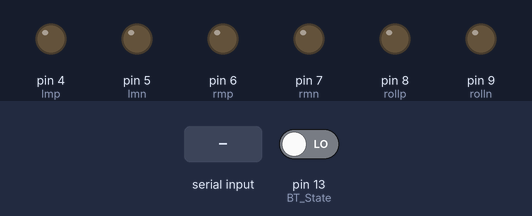
This sketch was run on a simulated Arduino Uno, built with avr-gcc and run on an emulated ATmega328P. Shown: output pins drawn as LEDs (lit = HIGH). Inputs (shaded band) come from the test bench; at power-on: pin 13 (BT_State) LOW. What the sketch prints to the serial monitor is not drawn.

Above: at 1.2 s.
1.3 s: "90,45\n" received over Serial
2.8 s: "30,150\n" received over Serial
Timing chart, 0 to 5.8 s (numbered marks = the images above; inputs shaded):
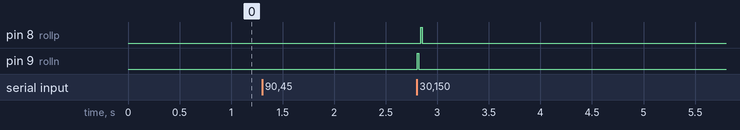

Measured:
- after the input at 2.8 s, pin 8 (rollp): LOW → HIGH at once, → LOW 0.01 s later; pin 9 (rolln): LOW → HIGH at once, → LOW 0.02 s later

The sketch:

Rocker_Bogie_SVP.ino
```cpp
#include <Servo.h>

//#include <VirtualWire.h>
//#include<Servo.h>

#define lmp 4 //White
#define lmn 5 //Black
#define rmp 6 //Blue
#define rmn 7 //Red
#define Servopin 11 //header
#define rollp 8 //Pan motor
#define rolln 9
#define RF 12
#define BT_State 13

Servo pitch;

int State = 0; //Bluetooth state
int data = 0;  //Bluetooth Data

//Global variables
int Tilt_angle =30;
int Min_tilt = 10;
int Max_tilt = 60;

void setup() {
  // put your setup code here, to run once:
  Serial.begin(9600);

  //Motors
  pinMode(lmn,OUTPUT);
  pinMode(lmp,OUTPUT);
  pinMode(rmn,OUTPUT);
  pinMode(rmp,OUTPUT);

  pinMode(rollp,OUTPUT);
  pinMode(rolln,OUTPUT);

  pinMode(RF,INPUT);
  pinMode(BT_State,INPUT);

  //pitch.attach(Servopin);

  //RF Setup
 /* vw_set_ptt_inverted(true); // Required for DR3100
  vw_set_rx_pin(12);
  vw_setup(4000); // Bits per sec
  vw_rx_start(); */
}

void loop() {
  // put your main code here, to run repeatedly:
  State = digitalRead(BT_State);
  //Serial.print("                                                  ");
  //Serial.print(State);


//RF part

/*while(!State)  //If no blutooth found operate via RF remote
 {

  State = digitalRead(BT_State);
  //Serial.println("Bluetooth  Disconnected");
  //Serial.println("RF MODE");

   uint8_t buf[VW_MAX_MESSAGE_LEN];
   uint8_t buflen = VW_MAX_MESSAGE_LEN;

   if (vw_get_message(buf, &buflen)) // Non-blocking
  {

     buf[0]=buf[0]-48; //Converts from ASCII to Number

    // Serial.println("If Loop");
     /*Serial.print("       |         ");
     Serial.print(buflen);
     Serial.print("                ");
     Serial.print(buf[0]);
     Serial.print("                ");
     Serial.print(buf[1]);
     Serial.print("               ");
     Serial.println(buf[3]);
     */

     //Decisions
   /*   if(buf[0]==0)
  {
  Serial.println("backward");
  backward();
  }

  else if(buf[0]==1)
  {
  Serial.println("forward");
  forward();
  }

  else if(buf[0]==3)
  {
  Serial.println("left");
  left();
  }

  else if(buf[0]==2)
  {
  Serial.println("right");
  right();
  }

  else if(buf[0]==5)
  {
  Serial.println("tilt up");
  tiltup();
  }

  else if(buf[0]==4)
  {
  Serial.println("tilt down");
  tiltdown();
  }

  else if(buf[0]==6)
  {
  Serial.println("pan right");
  panright();
  }

  else if(buf[0]==7)
  {
  Serial.println("pan left");
  panleft();
  }

  delay(30);


  }

 stops();
 stoppan();
// delay(25);
 //Serial.println("Halted");

} //End of RF while


   //Bluetooth part


  //Bluetooth connected and switch to bluetooth mode
  while(State)
  {*/
  if(Serial.available())
  {
     data = Serial.read();
     data = data - 48; //Converts ASCII to Number
  }
 // Serial.print("Data");
     Serial.println(data);
    if(data == 1)
    {
      panleft();
      Serial.println("Panning Left");
    }
    if(data == 3)
    {
      panright();
      Serial.println("Panning Right");
    }

    if(data == 7)
    {
      tiltdown();
      Serial.println("Tilting Down");
    }

    if(data == 9)
    {
      tiltup();
      Serial.println("Tilting Up");
    }

    if(data == 2){
    forward();
    Serial.println("Forward");
    }

   else if(data == 4){
    left();
    Serial.println("Left");
    }

    else if(data == 6){
    right();
    Serial.println("Right");
    }

    else if(data == 8){
    backward();
    Serial.println("backward");
    }

    else if(data == 0){
   stops();
   Serial.println("Stopped");
    }

else
stops();

//data = 0;
    stops();
    stoppan();
   // delay(25);
    //Serial.println("Halted");

  }


void forward()
{
  digitalWrite(rmn,HIGH);
  digitalWrite(rmp,LOW);
  digitalWrite(lmn,HIGH);
  digitalWrite(lmp,LOW);
}

void backward()
{
  digitalWrite(rmn,LOW);
  digitalWrite(rmp,HIGH);
  digitalWrite(lmn,LOW);
  digitalWrite(lmp,HIGH);
}

void sharpleft()
{
  digitalWrite(rmn,LOW);
  digitalWrite(rmp,HIGH);
  digitalWrite(lmn,HIGH);
  digitalWrite(lmp,LOW);
}

void sharpright()
{
  digitalWrite(rmn,HIGH);
  digitalWrite(rmp,LOW);
  digitalWrite(lmn,LOW);
  digitalWrite(lmp,HIGH);
}

void left()
{
  digitalWrite(rmn,HIGH);
  digitalWrite(rmp,LOW);
  digitalWrite(lmn,LOW);
  digitalWrite(lmp,HIGH);
}

void right()
{
  digitalWrite(rmn,LOW);
  digitalWrite(rmp,HIGH);
  digitalWrite(lmn,HIGH);
  digitalWrite(lmp,LOW);
}

void stops()
{
  digitalWrite(rmn,LOW);
  digitalWrite(rmp,LOW);
  digitalWrite(lmn,LOW);
  digitalWrite(lmp,LOW);
}


void panleft()
{
  digitalWrite(rollp,HIGH);
  digitalWrite(rolln,LOW);
}

void panright()
{
  digitalWrite(rollp,LOW);
  digitalWrite(rolln,HIGH);
}

void stoppan()
{
  digitalWrite(rollp,LOW);
  digitalWrite(rolln,LOW);
}

void tiltdown()
{
 Tilt_angle = Tilt_angle - 1;
 Serial.println("Tilt decreased");
 if(Tilt_angle < Min_tilt)
 {
 Tilt_angle = Min_tilt;

 Serial.println("Min tilt");
 }
 pitch.write(Tilt_angle);

 delay(10);

}

void tiltup()
{
 Tilt_angle = Tilt_angle + 1;
 Serial.println("Tilt Increased");
 if(Tilt_angle > Max_tilt)
 {
 Tilt_angle = Max_tilt;

 Serial.println("Max tilt");
 }
 pitch.write(Tilt_angle);

 delay(10);
}


void blinks()
{
digitalWrite(13,HIGH);
delay(250);
digitalWrite(13,LOW);
delay(250);

}
```
